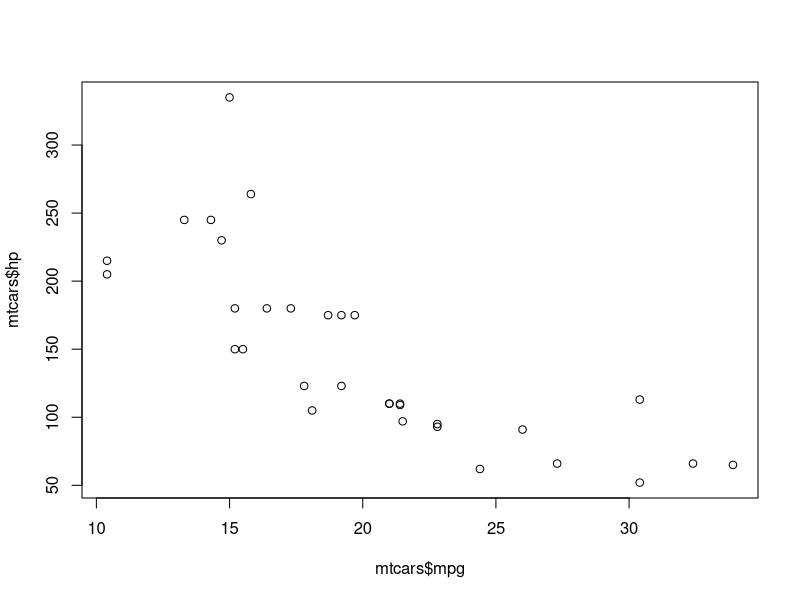
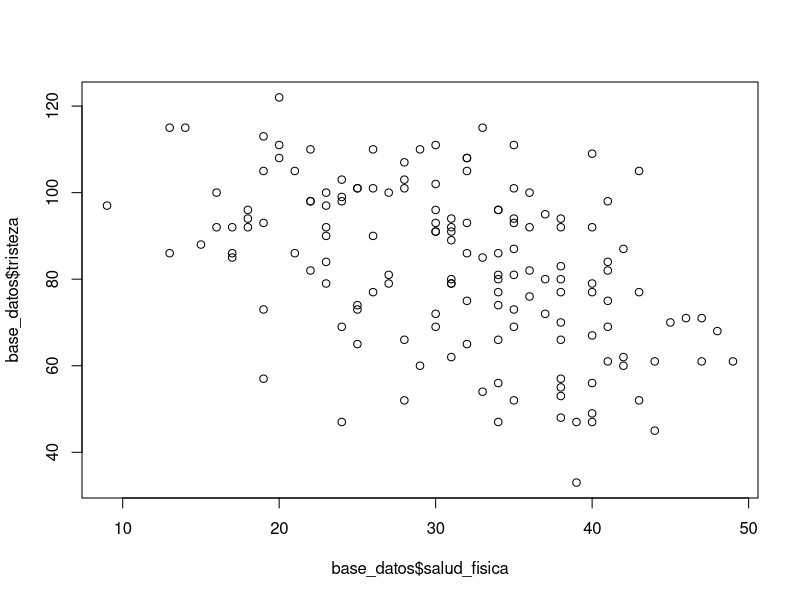

R code for these plots, in order:
## ---- chunk 1
mtcars
## ---- chunk 2
summary(mtcars)
## ---- chunk 3
plot(mtcars$mpg, mtcars$hp)
## ---- chunk 4
library(tidyverse)
## ---- chunk 5
base_datos  <- read_csv("base_datos_supuestos.csv")
base_datos
## ---- chunk 6
summary(base_datos)
## ---- chunk 7
plot(base_datos$salud_fisica, base_datos$tristeza)
